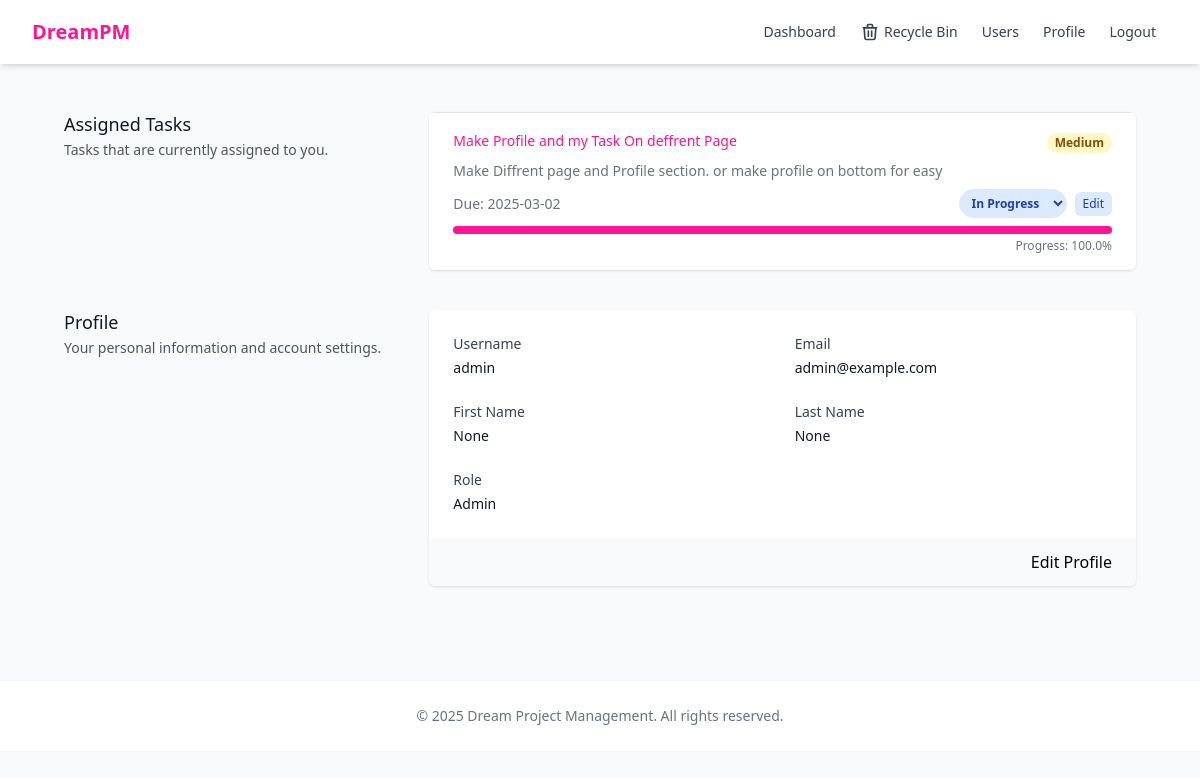
Screenshot of /profile (signed in) with the database file from the repository.
### app/models/task.py (models this page shows, shortened)
class Task(BaseModel):
    __tablename__ = 'tasks'
    title = db.Column(db.String(255), nullable=False)
    description = db.Column(db.Text)
    due_date = db.Column(db.Date, nullable=False)
    priority = db.Column(db.String(20), default='Medium')  # Low, Medium, High, Urgent
    status = db.Column(db.String(20), default='Todo')  # Todo, In Progress, Review, Done
    progress = db.Column(db.Float, default=0.0)  # 0 to 100
    goal_id = db.Column(db.Integer, db.ForeignKey('goals.id', ondelete='CASCADE'), nullable=False)
    creator_id = db.Column(db.Integer, db.ForeignKey('users.id'), nullable=False)
    assignee_id = db.Column(db.Integer, db.ForeignKey('users.id'), nullable=True)
    goal = db.relationship('Goal', back_populates='tasks')
    creator = db.relationship('User', foreign_keys=[creator_id], back_populates='created_tasks')
    assignee = db.relationship('User', foreign_keys=[assignee_id], back_populates='assigned_tasks')

### app/models/user.py (models this page shows, shortened)
class User(UserMixin, db.Model):
    __tablename__ = 'users'
    id = db.Column(db.Integer, primary_key=True)
    username = db.Column(db.String(64), unique=True, nullable=False)
    email = db.Column(db.String(120), unique=True, nullable=False)
    password_hash = db.Column(db.String(256))  # Increased length for hash
    first_name = db.Column(db.String(64))
    last_name = db.Column(db.String(64))
    created_at = db.Column(db.DateTime, default=datetime.utcnow)
    role_id = db.Column(db.Integer, db.ForeignKey('roles.id'))
    _is_active = db.Column('is_active', db.Boolean, default=True)  # Renamed column
    role = db.relationship('Role', back_populates='users')
    created_dreams = db.relationship('Dream', back_populates='creator', cascade='all, delete-orphan')
    created_milestones = db.relationship('Milestone', back_populates='creator', cascade='all, delete-orphan')
    created_goals = db.relationship('Goal', back_populates='creator', cascade='all, delete-orphan')
    created_tasks = db.relationship('Task', foreign_keys='Task.creator_id', back_populates='creator', cascade='all, delete-orphan')
    assigned_tasks = db.relationship('Task', foreign_keys='Task.assignee_id', back_populates='assignee')
    @property
    def is_active(self):
        if self.is_admin():
            return True
        return bool(self._is_active)
    @is_active.setter
    def is_active(self, value):
        if self.is_admin() and not value:
            return
        self._is_active = bool(value)
    def is_admin(self):
        return self.role and self.role.name == 'admin'

class Role(db.Model):
    __tablename__ = 'roles'
    id = db.Column(db.Integer, primary_key=True)
    name = db.Column(db.String(64), unique=True)
    users = db.relationship('User', back_populates='role')

### app/routes/main.py (the view)
@main.route('/profile')
@login_required
def profile():
    return render_template('main/profile.html')

### app/__init__.py (called while the page is built)
@login_manager.user_loader
def load_user(id):
    return User.query.get(int(id))

### app/templates/main/profile.html (shortened to what this page needs)
{% extends "base.html" %}
{% block content %}
<div class="max-w-7xl mx-auto py-6 sm:px-6 lg:px-8">
    <div class="md:grid md:grid-cols-3 md:gap-6">
        <div class="md:col-span-1">
            <div class="px-4 sm:px-0">
                <h3 class="text-lg font-medium leading-6 text-gray-900">Assigned Tasks</h3>
                <p class="mt-1 text-sm text-gray-600">
                    Tasks that are currently assigned to you.
                </p>
            </div>
        </div>
        <div class="mt-5 md:mt-0 md:col-span-2">
            <div class="shadow sm:rounded-md sm:overflow-hidden">
                <div class="bg-white">
                    <ul class="divide-y divide-gray-200" x-data="{
                        editingTask: null,
                        statuses: ['Not Started', 'In Progress', 'Review', 'Done'],
                        notification: null,
                        async updateTask(taskId, data) {
                            try {
                                const response = await fetch(`/api/tasks/${taskId}/update`, {
                                    method: 'POST',
                                    headers: {
                                        'Content-Type': 'application/json',
                                        'X-CSRFToken': '{{ csrf_token() }}'
                                    },
                                    body: JSON.stringify(data)
                                });
                                const result = await response.json();
                                if (response.ok) {
                                    this.notification = {
                                        type: 'success',
                                        message: 'Task updated successfully'
                                    };
                                    setTimeout(() => window.location.reload(), 1000);
                                } else {
                                    throw new Error(result.error || 'Failed to update task');
                                }
                            } catch (error) {
                                console.error('Error updating task:', error);
                                this.notification = {
                                    type: 'error',
                                    message: error.message
                                };
                                setTimeout(() => this.notification = null, 3000);
                            }
                        }
                    }">
                        {% for task in current_user.assigned_tasks %}
                        <li class="px-4 py-4 sm:px-6" x-data="{ showEdit: false }">
                            <div class="flex items-center justify-between">
                                <div class="flex-1 min-w-0">
                                    <div class="flex items-center justify-between">
                                        <p class="text-sm font-medium text-primary truncate">{{ task.title }}</p>
                                        <div class="ml-2 flex-shrink-0">
                                            <span class="px-2 inline-flex text-xs leading-5 font-semibold rounded-full
                                                {% if task.priority == 'High' %}bg-red-100 text-red-800
                                                {% elif task.priority == 'Medium' %}bg-yellow-100 text-yellow-800
                                                {% else %}bg-green-100 text-green-800{% endif %}">
                                                {{ task.priority }}
                                            </span>
                                        </div>
                                    </div>
                                    <div class="mt-2" x-show="!showEdit">
                                        <div class="flex items-center text-sm text-gray-500">
                                            <p>{{ task.description }}</p>
                                        </div>
                                    </div>
                                    <div class="mt-2 flex items-center justify-between">
                                        <div class="flex items-center">
                                            <span class="text-sm text-gray-500">Due: {{ task.due_date.strftime('%Y-%m-%d') if task.due_date else 'No due date' }}</span>
                                        </div>
                                        <div class="flex items-center gap-2">
                                            <select
                                                class="text-xs font-semibold rounded-full px-2 py-1 border"
                                                :class="{
                                                    'bg-green-100 text-green-800': '{{ task.status }}' === 'Done',
                                                    'bg-blue-100 text-blue-800': '{{ task.status }}' === 'In Progress',
                                                    'bg-yellow-100 text-yellow-800': '{{ task.status }}' === 'Review',
                                                    'bg-gray-100 text-gray-800': '{{ task.status }}' === 'Not Started'
                                                }"
                                                @change="updateTask({{ task.id }}, { status: $event.target.value })"
                                            >
                                                <template x-for="status in statuses" :key="status">
                                                    <option
                                                        :value="status"
                                                        :selected="status === '{{ task.status }}'"
                                                        x-text="status"
                                                    ></option>
                                                </template>
                                            </select>
                                            <button
                                                @click="
                                                    if (showEdit) {
                                                        updateTask({{ task.id }}, {
                                                            description: $refs['descriptionInput_{{ task.id }}'].value
                                                        });
                                                    }
                                                    showEdit = !showEdit;
                                                "
                                                class="text-xs px-2 py-1 rounded-md"
                                                :class="showEdit ? 'bg-green-100 text-green-800' : 'bg-blue-100 text-blue-800'"
                                            >
                                                <span x-text="showEdit ? 'Save' : 'Edit'"></span>
                                            </button>
                                        </div>
                                    </div>
                                    <div class="mt-2">
                                        <div class="w-full bg-gray-200 rounded-full h-2">
                                            <div class="bg-primary rounded-full h-2" style="width: {{ task.progress }}%"></div>
                                        </div>
                                        <div class="mt-1 text-xs text-gray-500 text-right">
                                            Progress: {{ "%.1f"|format(task.progress) }}%
                                        </div>
                                    </div>
                                </div>
                            </div>
                        </li>
                        {% else %}
                        <li class="px-4 py-4 sm:px-6">
                            <p class="text-sm text-gray-500">No tasks assigned to you.</p>
                        </li>
                        {% endfor %}
                    </ul>
                </div>
            </div>
        </div>
    </div>
    <div class="mt-10">
        <div class="md:grid md:grid-cols-3 md:gap-6">
            <div class="md:col-span-1">
                <div class="px-4 sm:px-0">
                    <h3 class="text-lg font-medium leading-6 text-gray-900">Profile</h3>
                    <p class="mt-1 text-sm text-gray-600">
                        Your personal information and account settings.
                    </p>
                </div>
            </div>
            <div class="mt-5 md:mt-0 md:col-span-2">
                <div class="shadow sm:rounded-md sm:overflow-hidden">
                    <div class="px-4 py-5 bg-white space-y-6 sm:p-6">
                        <div class="grid grid-cols-6 gap-6">
                            <div class="col-span-6 sm:col-span-3">
                                <label class="block text-sm font-medium text-gray-700">Username</label>
                                <div class="mt-1 text-sm text-gray-900">{{ current_user.username }}</div>
                            </div>
                            <div class="col-span-6 sm:col-span-3">
                                <label class="block text-sm font-medium text-gray-700">Email</label>
                                <div class="mt-1 text-sm text-gray-900">{{ current_user.email }}</div>
                            </div>
                            <div class="col-span-6 sm:col-span-3">
                                <label class="block text-sm font-medium text-gray-700">First Name</label>
                                <div class="mt-1 text-sm text-gray-900">{{ current_user.first_name }}</div>
                            </div>
                            <div class="col-span-6 sm:col-span-3">
                                <label class="block text-sm font-medium text-gray-700">Last Name</label>
                                <div class="mt-1 text-sm text-gray-900">{{ current_user.last_name }}</div>
                            </div>
                            <div class="col-span-6">
                                <label class="block text-sm font-medium text-gray-700">Role</label>
                                <div class="mt-1 text-sm text-gray-900">{{ current_user.role.name.title() }}</div>
                            </div>
                        </div>
                    </div>
                    <div class="px-4 py-3 bg-gray-50 text-right sm:px-6">
                        <button type="button" class="btn-primary">
                            Edit Profile
                        </button>
                    </div>
                </div>
            </div>
        </div>
    </div>
</div>
{% endblock %}

### app/templates/base.html (style rules this page uses)
.btn-primary { @apply inline-flex justify-center py-2 px-4 border border-transparent shadow-sm text-sm font-medium rounded-md text-white bg-primary hover:bg-primary-dark focus:outline-none focus:ring-2 focus:ring-offset-2 focus:ring-primary; }

### rows the page displays
Task: title "Make Profile and my Task On deffrent Page", priority "Medium", description "Make Diffrent page and Profile section. or make profile on bottom for easy", due_date "2025-03-02", status+id "In Progress", progress "100.0"
User: username "admin", email "admin@example.com", first_name "None", last_name "None"
Role: role.name "Admin"
